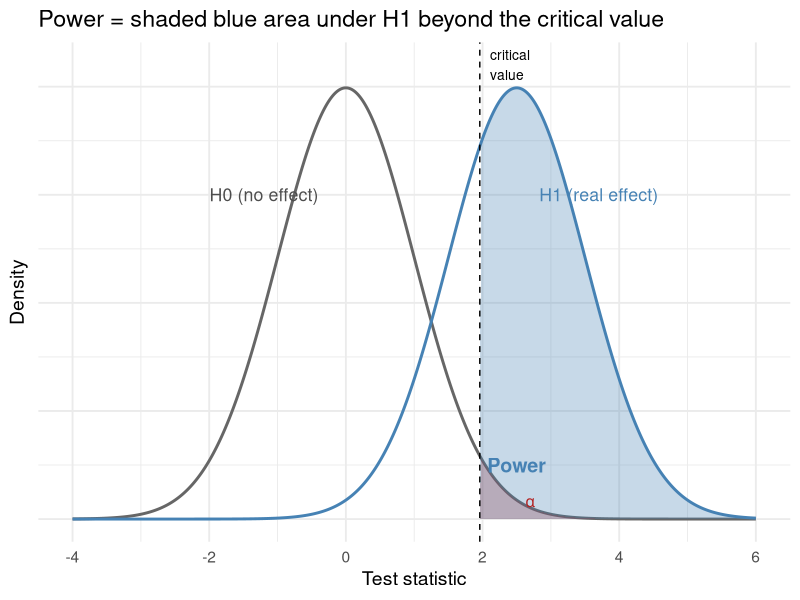
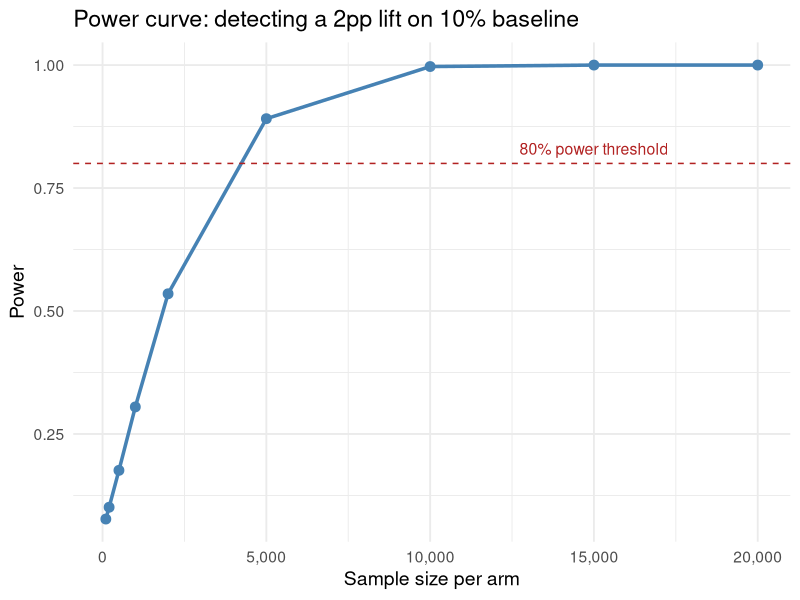
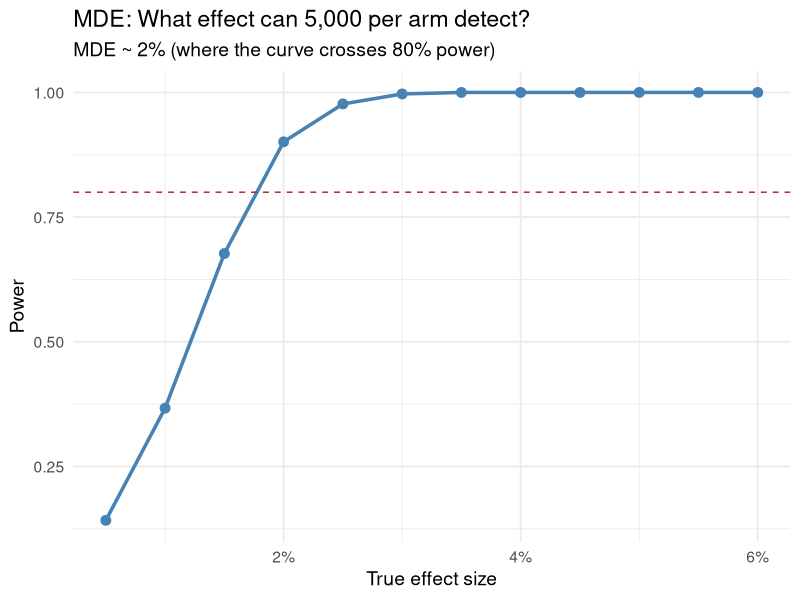
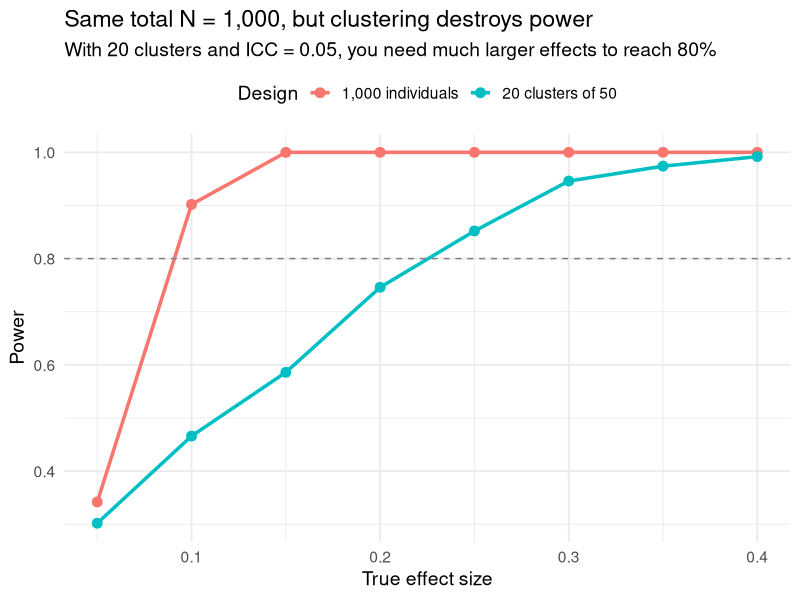
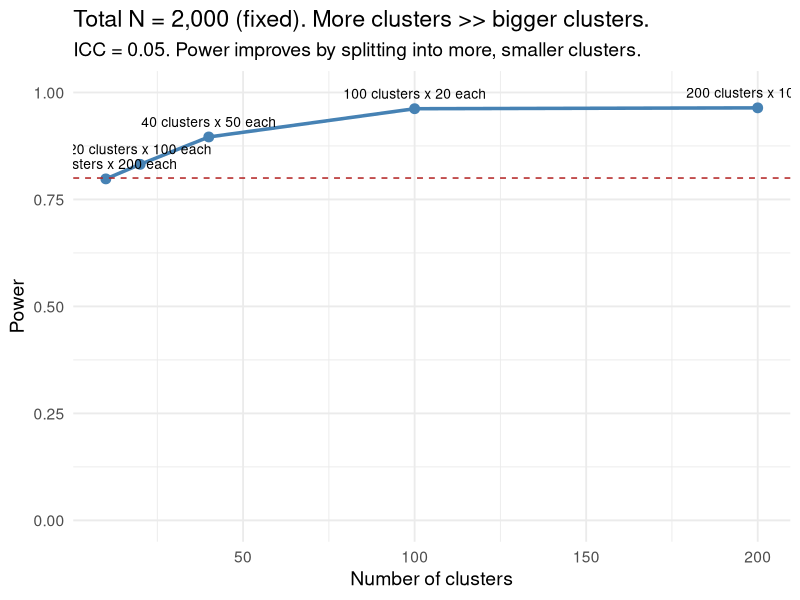

The R script that drew these images, in order:
## ---- chunk 1
knitr::opts_chunk$set(
  echo = TRUE, fig.align = "center",
  fig.width = 10, fig.height = 4.2, dpi = 150,
  message = FALSE, warning = FALSE
)
library(tidyverse)
theme_set(theme_minimal(base_size = 14))
set.seed(42)
## ---- chunk 2
n_small <- 200
true_effect <- 0.02  # 2pp lift on a 10% baseline
sim_small <- function(i) {
  control <- rbinom(n_small, 1, prob = 0.10)
  treated <- rbinom(n_small, 1, prob = 0.10 + true_effect)
  t.test(treated, control)$p.value
}
pvals_small <- map_dbl(1:2000, sim_small)
power_small <- mean(pvals_small < 0.05)
## ---- chunk 3
x <- seq(-4, 6, length.out = 500)
null_dist <- dnorm(x, mean = 0, sd = 1)
alt_dist <- dnorm(x, mean = 2.5, sd = 1)
crit <- qnorm(0.975)

df_plot <- tibble(x = x, null = null_dist, alt = alt_dist)

ggplot(df_plot) +
  geom_line(aes(x, null), color = "grey40", linewidth = 1) +
  geom_line(aes(x, alt), color = "steelblue", linewidth = 1) +
  geom_area(data = df_plot |> filter(x > crit),
            aes(x, null), fill = "firebrick", alpha = 0.3) +
  geom_area(data = df_plot |> filter(x > crit),
            aes(x, alt), fill = "steelblue", alpha = 0.3) +
  geom_vline(xintercept = crit, linetype = "dashed") +
  annotate("text", x = -1.2, y = 0.3, label = "H0 (no effect)", color = "grey30", size = 4.5) +
  annotate("text", x = 3.7, y = 0.3, label = "H1 (real effect)", color = "steelblue", size = 4.5) +
  annotate("text", x = crit + 0.15, y = 0.42, label = "critical\nvalue", hjust = 0, size = 3.5) +
  annotate("text", x = 2.5, y = 0.05, label = "Power", color = "steelblue", fontface = "bold", size = 5) +
  annotate("text", x = 2.7, y = 0.015, label = expression(alpha), color = "firebrick", size = 4) +
  labs(x = "Test statistic", y = "Density",
       title = "Power = shaded blue area under H1 beyond the critical value") +
  theme(axis.text.y = element_blank())
## ---- chunk 4
sim_power <- function(n_per_arm, effect, baseline = 0.10, nsim = 2000) {
  rejections <- map_lgl(1:nsim, function(i) {
    control <- rbinom(n_per_arm, 1, prob = baseline)
    treated <- rbinom(n_per_arm, 1, prob = baseline + effect)
    t.test(treated, control)$p.value < 0.05
  })
  mean(rejections)
}
## ---- chunk 5
sim_power(n_per_arm = 200, effect = 0.02)   # too small
sim_power(n_per_arm = 5000, effect = 0.02)  # much better
## ---- chunk 6
sample_sizes <- c(100, 200, 500, 1000, 2000, 5000, 10000, 15000, 20000)
power_results <- tibble(
  n_per_arm = sample_sizes,
  power = map_dbl(sample_sizes, ~ sim_power(.x, effect = 0.02, nsim = 1000))
)

ggplot(power_results, aes(n_per_arm, power)) +
  geom_line(linewidth = 1.2, color = "steelblue") +
  geom_point(size = 3, color = "steelblue") +
  geom_hline(yintercept = 0.80, linetype = "dashed", color = "firebrick") +
  annotate("text", x = 15000, y = 0.83, label = "80% power threshold",
           color = "firebrick", size = 4) +
  scale_x_continuous(labels = scales::comma) +
  labs(title = "Power curve: detecting a 2pp lift on 10% baseline",
       x = "Sample size per arm", y = "Power")
## ---- chunk 7
effects <- seq(0.005, 0.06, by = 0.005)
mde_results <- tibble(
  effect = effects,
  power = map_dbl(effects, ~ sim_power(n_per_arm = 5000, effect = .x, nsim = 1000))
)

ggplot(mde_results, aes(effect, power)) +
  geom_line(linewidth = 1.2, color = "steelblue") +
  geom_point(size = 3, color = "steelblue") +
  geom_hline(yintercept = 0.80, linetype = "dashed", color = "firebrick") +
  scale_x_continuous(labels = scales::percent) +
  labs(title = "MDE: What effect can 5,000 per arm detect?",
       subtitle = "MDE ~ 2% (where the curve crosses 80% power)",
       x = "True effect size", y = "Power")
## ---- chunk 8
# How many impressions per arm?
sizes <- c(100, 200, 500, 1000, 2000)
ads_power <- tibble(
  n = sizes,
  power = map_dbl(sizes, ~ sim_power(
    .x, effect = 0.02,
    baseline = 0.03, nsim = 1000
  ))
)
ads_power |> knitr::kable(digits = 2)
## ---- chunk 9
sim_power_cluster <- function(n_clusters, n_per_cluster, effect,
                              icc = 0.05, nsim = 1000) {
  rejections <- map_lgl(1:nsim, function(i) {
    cluster_id <- rep(1:n_clusters, each = n_per_cluster)
    treatment <- rep(sample(rep(c(0, 1), each = n_clusters / 2)),
                     each = n_per_cluster)
    # Cluster random effect
    cluster_effect <- rep(rnorm(n_clusters, 0,
                                sd = sqrt(icc / (1 - icc))),
                          each = n_per_cluster)
    y <- rnorm(n_clusters * n_per_cluster,
               mean = treatment * effect + cluster_effect, sd = 1)
    # Cluster-robust inference
    df <- data.frame(y = y, treatment = treatment, cluster = cluster_id)
    coef(summary(lm(y ~ treatment, data = df)))["treatment", "Pr(>|t|)"] < 0.05
  })
  mean(rejections)
}
## ---- chunk 10
# Compare: 1000 individuals vs 20 clusters of 50
individual_power <- map_dbl(
  seq(0.05, 0.4, by = 0.05),
  ~ sim_power(500, effect = .x, baseline = 0.5, nsim = 500)
)

cluster_power <- map_dbl(
  seq(0.05, 0.4, by = 0.05),
  ~ sim_power_cluster(20, 50, effect = .x, icc = 0.05, nsim = 500)
)

bind_rows(
  tibble(effect = seq(0.05, 0.4, by = 0.05),
         power = individual_power, design = "1,000 individuals"),
  tibble(effect = seq(0.05, 0.4, by = 0.05),
         power = cluster_power, design = "20 clusters of 50")
) |>
  ggplot(aes(effect, power, color = design)) +
  geom_line(linewidth = 1.2) +
  geom_point(size = 3) +
  geom_hline(yintercept = 0.8, linetype = "dashed", color = "grey50") +
  labs(title = "Same total N = 1,000, but clustering destroys power",
       subtitle = "With 20 clusters and ICC = 0.05, you need much larger effects to reach 80%",
       x = "True effect size", y = "Power", color = "Design") +
  theme(legend.position = "top")
## ---- chunk 11
tibble(
  `Cluster size (m)` = c(10, 50, 100, 500),
  `ICC = 0.01` = 1 + (c(10, 50, 100, 500) - 1) * 0.01,
  `ICC = 0.05` = 1 + (c(10, 50, 100, 500) - 1) * 0.05,
  `ICC = 0.10` = 1 + (c(10, 50, 100, 500) - 1) * 0.10
) |> knitr::kable(digits = 1)
## ---- chunk 12
city_powers <- tibble(
  n_cities = c(10, 20, 40, 60, 100),
  power = map_dbl(c(10, 20, 40, 60, 100),
                  ~ sim_power_cluster(.x, 500, effect = 0.15,
                                       icc = 0.08, nsim = 500))
)
city_powers |> knitr::kable(
  col.names = c("Cities per arm", "Power"), digits = 2)
## ---- chunk 13
# Fix total N = 2000, vary cluster count
configs <- tibble(
  n_clusters = c(10, 20, 40, 100, 200),
  n_per_cluster = 2000 / c(10, 20, 40, 100, 200)
) |>
  mutate(
    power = map2_dbl(n_clusters, n_per_cluster,
                     ~ sim_power_cluster(.x, .y, effect = 0.2,
                                          icc = 0.05, nsim = 500)),
    label = paste0(n_clusters, " clusters x ", n_per_cluster, " each")
  )

ggplot(configs, aes(n_clusters, power)) +
  geom_line(linewidth = 1.2, color = "steelblue") +
  geom_point(size = 3, color = "steelblue") +
  geom_text(aes(label = label), vjust = -1, size = 3.5) +
  geom_hline(yintercept = 0.8, linetype = "dashed", color = "firebrick") +
  labs(title = "Total N = 2,000 (fixed). More clusters >> bigger clusters.",
       subtitle = "ICC = 0.05. Power improves by splitting into more, smaller clusters.",
       x = "Number of clusters", y = "Power") +
  ylim(0, 1)
## ---- chunk 14
sim_power_covariate <- function(n_per_arm, effect, r_squared, nsim = 1000) {
  rejections <- map_lgl(1:nsim, function(i) {
    x_pre <- rnorm(2 * n_per_arm)
    treat <- rep(c(0, 1), each = n_per_arm)
    y <- sqrt(r_squared) * x_pre + treat * effect +
         rnorm(2 * n_per_arm, sd = sqrt(1 - r_squared))
    coef(summary(lm(y ~ treat + x_pre)))[2, 4] < 0.05
  })
  mean(rejections)
}
cat("Without covariate:", sim_power(2000, effect = 0.1, baseline = 0.5, nsim = 1000), "\n")
cat("With covariate (R^2=0.3):", sim_power_covariate(2000, effect = 0.1, r_squared = 0.3), "\n")
